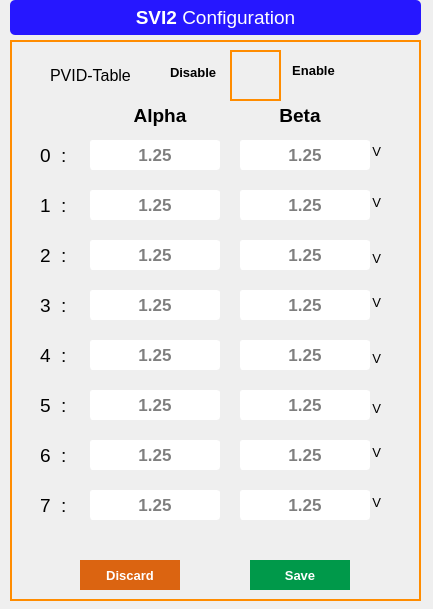
<?xml version="1.0" encoding="UTF-8"?>
<ui version="4.0">
 <class>SVI2_configuration_main_window</class>
 <widget class="QMainWindow" name="SVI2_configuration_main_window">
  <property name="geometry">
   <rect>
    <x>0</x>
    <y>0</y>
    <width>433</width>
    <height>609</height>
   </rect>
  </property>
  <property name="windowTitle">
   <string>Device Configuration</string>
  </property>
  <widget class="QWidget" name="centralwidget">
   <widget class="QLabel" name="label_main_SVI2_Configuration">
    <property name="geometry">
     <rect>
      <x>10</x>
      <y>0</y>
      <width>411</width>
      <height>35</height>
     </rect>
    </property>
    <property name="font">
     <font>
      <family>Arial</family>
      <pointsize>18</pointsize>
     </font>
    </property>
    <property name="styleSheet">
     <string notr="true">background-color: rgb(38, 23, 255);
color: rgb(255, 255, 255);
border-radius:5px;</string>
    </property>
    <property name="text">
     <string>&lt;html&gt;&lt;head/&gt;&lt;body&gt;&lt;p&gt;&lt;span style=&quot; font-size:14pt; font-weight:600;&quot;&gt;SVI2&lt;/span&gt;&lt;span style=&quot; font-size:14pt;&quot;&gt; Configuration&lt;/span&gt;&lt;/p&gt;&lt;/body&gt;&lt;/html&gt;</string>
    </property>
    <property name="alignment">
     <set>Qt::AlignCenter</set>
    </property>
   </widget>
   <widget class="QFrame" name="frame_phase_display">
    <property name="geometry">
     <rect>
      <x>10</x>
      <y>40</y>
      <width>411</width>
      <height>561</height>
     </rect>
    </property>
    <property name="font">
     <font>
      <weight>50</weight>
      <bold>false</bold>
     </font>
    </property>
    <property name="styleSheet">
     <string notr="true">
border: 2px solid darkorange;
border-radius:0px;
</string>
    </property>
    <property name="frameShape">
     <enum>QFrame::StyledPanel</enum>
    </property>
    <property name="frameShadow">
     <enum>QFrame::Raised</enum>
    </property>
    <widget class="QPushButton" name="pushButton_Discard">
     <property name="geometry">
      <rect>
       <x>70</x>
       <y>520</y>
       <width>100</width>
       <height>30</height>
      </rect>
     </property>
     <property name="font">
      <font>
       <pointsize>10</pointsize>
       <weight>75</weight>
       <bold>true</bold>
      </font>
     </property>
     <property name="focusPolicy">
      <enum>Qt::ClickFocus</enum>
     </property>
     <property name="styleSheet">
      <string notr="true">QPushButton{background-color: rgb(219, 100, 17);
color: rgb(255, 255, 255);
border:none;
}
QPushButton::hover{
border:2px solid red;
background-color: orange;
}
</string>
     </property>
     <property name="text">
      <string>Discard</string>
     </property>
    </widget>
    <widget class="QPushButton" name="pushButton_Save">
     <property name="geometry">
      <rect>
       <x>240</x>
       <y>520</y>
       <width>100</width>
       <height>30</height>
      </rect>
     </property>
     <property name="font">
      <font>
       <pointsize>10</pointsize>
       <weight>75</weight>
       <bold>true</bold>
      </font>
     </property>
     <property name="focusPolicy">
      <enum>Qt::ClickFocus</enum>
     </property>
     <property name="styleSheet">
      <string notr="true">QPushButton{background-color: rgb(0, 153, 74);
color: rgb(255, 255, 255);
border:none;
}
QPushButton::hover{
border:2px solid green;
background-color:lightgreen;
}
</string>
     </property>
     <property name="text">
      <string>Save</string>
     </property>
    </widget>
    <widget class="QLabel" name="label_RailA_19">
     <property name="geometry">
      <rect>
       <x>30</x>
       <y>150</y>
       <width>31</width>
       <height>30</height>
      </rect>
     </property>
     <property name="font">
      <font>
       <family>Arial</family>
       <pointsize>14</pointsize>
      </font>
     </property>
     <property name="styleSheet">
      <string notr="true">border: none;
color: rgb(0, 0, 0);</string>
     </property>
     <property name="frameShape">
      <enum>QFrame::NoFrame</enum>
     </property>
     <property name="text">
      <string>1  :</string>
     </property>
     <property name="alignment">
      <set>Qt::AlignLeading|Qt::AlignLeft|Qt::AlignVCenter</set>
     </property>
    </widget>
    <widget class="QLabel" name="label_RailA_23">
     <property name="geometry">
      <rect>
       <x>30</x>
       <y>350</y>
       <width>31</width>
       <height>30</height>
      </rect>
     </property>
     <property name="font">
      <font>
       <family>Arial</family>
       <pointsize>14</pointsize>
      </font>
     </property>
     <property name="styleSheet">
      <string notr="true">border: none;
color: rgb(0, 0, 0);</string>
     </property>
     <property name="frameShape">
      <enum>QFrame::NoFrame</enum>
     </property>
     <property name="text">
      <string>5  :</string>
     </property>
     <property name="alignment">
      <set>Qt::AlignLeading|Qt::AlignLeft|Qt::AlignVCenter</set>
     </property>
    </widget>
    <widget class="QLineEdit" name="lineEdit_PVID_A_2">
     <property name="geometry">
      <rect>
       <x>80</x>
       <y>200</y>
       <width>130</width>
       <height>30</height>
      </rect>
     </property>
     <property name="font">
      <font>
       <pointsize>13</pointsize>
       <weight>75</weight>
       <bold>true</bold>
      </font>
     </property>
     <property name="styleSheet">
      <string notr="true">QLineEdit{
	background-color: rgb(255, 255, 255);
	color: rgb(0, 0, 0);
border:1px solid white;
border-radius:3px;
}

QLineEdit::hover{
border:2px solid  rgb(173, 77, 12);
}

QLineEdit::focus{
border:2px solid red;
	background-color: rgb(255, 173, 101);
}</string>
     </property>
     <property name="alignment">
      <set>Qt::AlignCenter</set>
     </property>
     <property name="placeholderText">
      <string>1.25</string>
     </property>
    </widget>
    <widget class="QLineEdit" name="lineEdit_PVID_B_1">
     <property name="geometry">
      <rect>
       <x>230</x>
       <y>150</y>
       <width>130</width>
       <height>30</height>
      </rect>
     </property>
     <property name="font">
      <font>
       <pointsize>13</pointsize>
       <weight>75</weight>
       <bold>true</bold>
      </font>
     </property>
     <property name="styleSheet">
      <string notr="true">QLineEdit{
	background-color: rgb(255, 255, 255);
	color: rgb(0, 0, 0);
border:1px solid white;
border-radius:3px;
}

QLineEdit::hover{
border:2px solid  rgb(173, 77, 12);
}

QLineEdit::focus{
border:2px solid red;
	background-color: rgb(255, 173, 101);
}</string>
     </property>
     <property name="alignment">
      <set>Qt::AlignCenter</set>
     </property>
     <property name="placeholderText">
      <string>1.25</string>
     </property>
    </widget>
    <widget class="QLineEdit" name="lineEdit_PVID_B_4">
     <property name="geometry">
      <rect>
       <x>230</x>
       <y>300</y>
       <width>130</width>
       <height>30</height>
      </rect>
     </property>
     <property name="font">
      <font>
       <pointsize>13</pointsize>
       <weight>75</weight>
       <bold>true</bold>
      </font>
     </property>
     <property name="styleSheet">
      <string notr="true">QLineEdit{
	background-color: rgb(255, 255, 255);
	color: rgb(0, 0, 0);
border:1px solid white;
border-radius:3px;
}

QLineEdit::hover{
border:2px solid  rgb(173, 77, 12);
}

QLineEdit::focus{
border:2px solid red;
	background-color: rgb(255, 173, 101);
}</string>
     </property>
     <property name="alignment">
      <set>Qt::AlignCenter</set>
     </property>
     <property name="placeholderText">
      <string>1.25</string>
     </property>
    </widget>
    <widget class="QLabel" name="label_RailA_42">
     <property name="geometry">
      <rect>
       <x>351</x>
       <y>101</y>
       <width>20</width>
       <height>21</height>
      </rect>
     </property>
     <property name="font">
      <font>
       <family>Arial</family>
       <pointsize>10</pointsize>
      </font>
     </property>
     <property name="styleSheet">
      <string notr="true">border: none;
color: rgb(0, 0, 0);</string>
     </property>
     <property name="frameShape">
      <enum>QFrame::NoFrame</enum>
     </property>
     <property name="text">
      <string>V</string>
     </property>
     <property name="alignment">
      <set>Qt::AlignRight|Qt::AlignTrailing|Qt::AlignVCenter</set>
     </property>
    </widget>
    <widget class="QLineEdit" name="lineEdit_PVID_B_0">
     <property name="geometry">
      <rect>
       <x>230</x>
       <y>100</y>
       <width>130</width>
       <height>30</height>
      </rect>
     </property>
     <property name="font">
      <font>
       <pointsize>13</pointsize>
       <weight>75</weight>
       <bold>true</bold>
      </font>
     </property>
     <property name="styleSheet">
      <string notr="true">QLineEdit{
	background-color: rgb(255, 255, 255);
	color: rgb(0, 0, 0);
border:1px solid white;
border-radius:3px;
}

QLineEdit::hover{
border:2px solid  rgb(173, 77, 12);
}

QLineEdit::focus{
border:2px solid red;
	background-color: rgb(255, 173, 101);
}</string>
     </property>
     <property name="alignment">
      <set>Qt::AlignCenter</set>
     </property>
     <property name="placeholderText">
      <string>1.25</string>
     </property>
    </widget>
    <widget class="QLineEdit" name="lineEdit_PVID_A_3">
     <property name="geometry">
      <rect>
       <x>80</x>
       <y>250</y>
       <width>130</width>
       <height>30</height>
      </rect>
     </property>
     <property name="font">
      <font>
       <pointsize>13</pointsize>
       <weight>75</weight>
       <bold>true</bold>
      </font>
     </property>
     <property name="styleSheet">
      <string notr="true">QLineEdit{
	background-color: rgb(255, 255, 255);
	color: rgb(0, 0, 0);
border:1px solid white;
border-radius:3px;
}

QLineEdit::hover{
border:2px solid  rgb(173, 77, 12);
}

QLineEdit::focus{
border:2px solid red;
	background-color: rgb(255, 173, 101);
}</string>
     </property>
     <property name="alignment">
      <set>Qt::AlignCenter</set>
     </property>
     <property name="placeholderText">
      <string>1.25</string>
     </property>
    </widget>
    <widget class="QLineEdit" name="lineEdit_PVID_A_4">
     <property name="geometry">
      <rect>
       <x>80</x>
       <y>300</y>
       <width>130</width>
       <height>30</height>
      </rect>
     </property>
     <property name="font">
      <font>
       <pointsize>13</pointsize>
       <weight>75</weight>
       <bold>true</bold>
      </font>
     </property>
     <property name="styleSheet">
      <string notr="true">QLineEdit{
	background-color: rgb(255, 255, 255);
	color: rgb(0, 0, 0);
border:1px solid white;
border-radius:3px;
}

QLineEdit::hover{
border:2px solid  rgb(173, 77, 12);
}

QLineEdit::focus{
border:2px solid red;
	background-color: rgb(255, 173, 101);
}</string>
     </property>
     <property name="alignment">
      <set>Qt::AlignCenter</set>
     </property>
     <property name="placeholderText">
      <string>1.25</string>
     </property>
    </widget>
    <widget class="QLabel" name="label_RailA_24">
     <property name="geometry">
      <rect>
       <x>30</x>
       <y>400</y>
       <width>31</width>
       <height>30</height>
      </rect>
     </property>
     <property name="font">
      <font>
       <family>Arial</family>
       <pointsize>14</pointsize>
      </font>
     </property>
     <property name="styleSheet">
      <string notr="true">border: none;
color: rgb(0, 0, 0);</string>
     </property>
     <property name="frameShape">
      <enum>QFrame::NoFrame</enum>
     </property>
     <property name="text">
      <string>6  :</string>
     </property>
     <property name="alignment">
      <set>Qt::AlignLeading|Qt::AlignLeft|Qt::AlignVCenter</set>
     </property>
    </widget>
    <widget class="QLabel" name="label_RailA_18">
     <property name="geometry">
      <rect>
       <x>30</x>
       <y>100</y>
       <width>31</width>
       <height>30</height>
      </rect>
     </property>
     <property name="font">
      <font>
       <family>Arial</family>
       <pointsize>14</pointsize>
      </font>
     </property>
     <property name="styleSheet">
      <string notr="true">border: none;
color: rgb(0, 0, 0);</string>
     </property>
     <property name="frameShape">
      <enum>QFrame::NoFrame</enum>
     </property>
     <property name="text">
      <string>0  :</string>
     </property>
     <property name="alignment">
      <set>Qt::AlignLeading|Qt::AlignLeft|Qt::AlignVCenter</set>
     </property>
    </widget>
    <widget class="QLabel" name="label_display_RailA">
     <property name="geometry">
      <rect>
       <x>100</x>
       <y>60</y>
       <width>100</width>
       <height>30</height>
      </rect>
     </property>
     <property name="font">
      <font>
       <family>Arial</family>
       <pointsize>14</pointsize>
       <weight>75</weight>
       <bold>true</bold>
      </font>
     </property>
     <property name="styleSheet">
      <string notr="true">border: none;</string>
     </property>
     <property name="frameShape">
      <enum>QFrame::NoFrame</enum>
     </property>
     <property name="text">
      <string>Alpha</string>
     </property>
     <property name="alignment">
      <set>Qt::AlignCenter</set>
     </property>
    </widget>
    <widget class="QLineEdit" name="lineEdit_PVID_A_5">
     <property name="geometry">
      <rect>
       <x>80</x>
       <y>350</y>
       <width>130</width>
       <height>30</height>
      </rect>
     </property>
     <property name="font">
      <font>
       <pointsize>13</pointsize>
       <weight>75</weight>
       <bold>true</bold>
      </font>
     </property>
     <property name="styleSheet">
      <string notr="true">QLineEdit{
	background-color: rgb(255, 255, 255);
	color: rgb(0, 0, 0);
border:1px solid white;
border-radius:3px;
}

QLineEdit::hover{
border:2px solid  rgb(173, 77, 12);
}

QLineEdit::focus{
border:2px solid red;
	background-color: rgb(255, 173, 101);
}</string>
     </property>
     <property name="alignment">
      <set>Qt::AlignCenter</set>
     </property>
     <property name="placeholderText">
      <string>1.25</string>
     </property>
    </widget>
    <widget class="QLabel" name="label_RailA_44">
     <property name="geometry">
      <rect>
       <x>351</x>
       <y>208</y>
       <width>20</width>
       <height>21</height>
      </rect>
     </property>
     <property name="font">
      <font>
       <family>Arial</family>
       <pointsize>10</pointsize>
      </font>
     </property>
     <property name="styleSheet">
      <string notr="true">border: none;
color: rgb(0, 0, 0);</string>
     </property>
     <property name="frameShape">
      <enum>QFrame::NoFrame</enum>
     </property>
     <property name="text">
      <string>V</string>
     </property>
     <property name="alignment">
      <set>Qt::AlignRight|Qt::AlignTrailing|Qt::AlignVCenter</set>
     </property>
    </widget>
    <widget class="QLabel" name="label_RailA_47">
     <property name="geometry">
      <rect>
       <x>351</x>
       <y>358</y>
       <width>20</width>
       <height>21</height>
      </rect>
     </property>
     <property name="font">
      <font>
       <family>Arial</family>
       <pointsize>10</pointsize>
      </font>
     </property>
     <property name="styleSheet">
      <string notr="true">border: none;
color: rgb(0, 0, 0);</string>
     </property>
     <property name="frameShape">
      <enum>QFrame::NoFrame</enum>
     </property>
     <property name="text">
      <string>V</string>
     </property>
     <property name="alignment">
      <set>Qt::AlignRight|Qt::AlignTrailing|Qt::AlignVCenter</set>
     </property>
    </widget>
    <widget class="QLabel" name="label_RailA_43">
     <property name="geometry">
      <rect>
       <x>351</x>
       <y>152</y>
       <width>20</width>
       <height>21</height>
      </rect>
     </property>
     <property name="font">
      <font>
       <family>Arial</family>
       <pointsize>10</pointsize>
      </font>
     </property>
     <property name="styleSheet">
      <string notr="true">border: none;
color: rgb(0, 0, 0);</string>
     </property>
     <property name="frameShape">
      <enum>QFrame::NoFrame</enum>
     </property>
     <property name="text">
      <string>V</string>
     </property>
     <property name="alignment">
      <set>Qt::AlignRight|Qt::AlignTrailing|Qt::AlignVCenter</set>
     </property>
    </widget>
    <widget class="QLabel" name="label_RailA_46">
     <property name="geometry">
      <rect>
       <x>351</x>
       <y>308</y>
       <width>20</width>
       <height>21</height>
      </rect>
     </property>
     <property name="font">
      <font>
       <family>Arial</family>
       <pointsize>10</pointsize>
      </font>
     </property>
     <property name="styleSheet">
      <string notr="true">border: none;
color: rgb(0, 0, 0);</string>
     </property>
     <property name="frameShape">
      <enum>QFrame::NoFrame</enum>
     </property>
     <property name="text">
      <string>V</string>
     </property>
     <property name="alignment">
      <set>Qt::AlignRight|Qt::AlignTrailing|Qt::AlignVCenter</set>
     </property>
    </widget>
    <widget class="QLabel" name="label_EnableA">
     <property name="geometry">
      <rect>
       <x>280</x>
       <y>20</y>
       <width>47</width>
       <height>20</height>
      </rect>
     </property>
     <property name="font">
      <font>
       <family>Arial</family>
       <pointsize>10</pointsize>
       <weight>75</weight>
       <bold>true</bold>
      </font>
     </property>
     <property name="styleSheet">
      <string notr="true">border: none;
color: rgb(0, 0, 0);</string>
     </property>
     <property name="text">
      <string>Enable</string>
     </property>
     <property name="alignment">
      <set>Qt::AlignCenter</set>
     </property>
    </widget>
    <widget class="QLabel" name="label_RailA_21">
     <property name="geometry">
      <rect>
       <x>30</x>
       <y>250</y>
       <width>31</width>
       <height>30</height>
      </rect>
     </property>
     <property name="font">
      <font>
       <family>Arial</family>
       <pointsize>14</pointsize>
      </font>
     </property>
     <property name="styleSheet">
      <string notr="true">border: none;
color: rgb(0, 0, 0);</string>
     </property>
     <property name="frameShape">
      <enum>QFrame::NoFrame</enum>
     </property>
     <property name="text">
      <string>3  :</string>
     </property>
     <property name="alignment">
      <set>Qt::AlignLeading|Qt::AlignLeft|Qt::AlignVCenter</set>
     </property>
    </widget>
    <widget class="QLineEdit" name="lineEdit_PVID_B_2">
     <property name="geometry">
      <rect>
       <x>230</x>
       <y>200</y>
       <width>130</width>
       <height>30</height>
      </rect>
     </property>
     <property name="font">
      <font>
       <pointsize>13</pointsize>
       <weight>75</weight>
       <bold>true</bold>
      </font>
     </property>
     <property name="styleSheet">
      <string notr="true">QLineEdit{
	background-color: rgb(255, 255, 255);
	color: rgb(0, 0, 0);
border:1px solid white;
border-radius:3px;
}

QLineEdit::hover{
border:2px solid  rgb(173, 77, 12);
}

QLineEdit::focus{
border:2px solid red;
	background-color: rgb(255, 173, 101);
}</string>
     </property>
     <property name="alignment">
      <set>Qt::AlignCenter</set>
     </property>
     <property name="placeholderText">
      <string>1.25</string>
     </property>
    </widget>
    <widget class="QLabel" name="label_RailA_45">
     <property name="geometry">
      <rect>
       <x>351</x>
       <y>252</y>
       <width>20</width>
       <height>21</height>
      </rect>
     </property>
     <property name="font">
      <font>
       <family>Arial</family>
       <pointsize>10</pointsize>
      </font>
     </property>
     <property name="styleSheet">
      <string notr="true">border: none;
color: rgb(0, 0, 0);</string>
     </property>
     <property name="frameShape">
      <enum>QFrame::NoFrame</enum>
     </property>
     <property name="text">
      <string>V</string>
     </property>
     <property name="alignment">
      <set>Qt::AlignRight|Qt::AlignTrailing|Qt::AlignVCenter</set>
     </property>
    </widget>
    <widget class="QLineEdit" name="lineEdit_PVID_A_7">
     <property name="geometry">
      <rect>
       <x>80</x>
       <y>450</y>
       <width>130</width>
       <height>30</height>
      </rect>
     </property>
     <property name="font">
      <font>
       <pointsize>13</pointsize>
       <weight>75</weight>
       <bold>true</bold>
      </font>
     </property>
     <property name="styleSheet">
      <string notr="true">QLineEdit{
	background-color: rgb(255, 255, 255);
	color: rgb(0, 0, 0);
border:1px solid white;
border-radius:3px;
}

QLineEdit::hover{
border:2px solid  rgb(173, 77, 12);
}

QLineEdit::focus{
border:2px solid red;
	background-color: rgb(255, 173, 101);
}</string>
     </property>
     <property name="alignment">
      <set>Qt::AlignCenter</set>
     </property>
     <property name="placeholderText">
      <string>1.25</string>
     </property>
    </widget>
    <widget class="QLineEdit" name="lineEdit_PVID_B_7">
     <property name="geometry">
      <rect>
       <x>230</x>
       <y>450</y>
       <width>130</width>
       <height>30</height>
      </rect>
     </property>
     <property name="font">
      <font>
       <pointsize>13</pointsize>
       <weight>75</weight>
       <bold>true</bold>
      </font>
     </property>
     <property name="styleSheet">
      <string notr="true">QLineEdit{
	background-color: rgb(255, 255, 255);
	color: rgb(0, 0, 0);
border:1px solid white;
border-radius:3px;
}

QLineEdit::hover{
border:2px solid  rgb(173, 77, 12);
}

QLineEdit::focus{
border:2px solid red;
	background-color: rgb(255, 173, 101);
}</string>
     </property>
     <property name="alignment">
      <set>Qt::AlignCenter</set>
     </property>
     <property name="placeholderText">
      <string>1.25</string>
     </property>
    </widget>
    <widget class="QLabel" name="label_RailA_49">
     <property name="geometry">
      <rect>
       <x>351</x>
       <y>452</y>
       <width>20</width>
       <height>21</height>
      </rect>
     </property>
     <property name="font">
      <font>
       <family>Arial</family>
       <pointsize>10</pointsize>
      </font>
     </property>
     <property name="styleSheet">
      <string notr="true">border: none;
color: rgb(0, 0, 0);</string>
     </property>
     <property name="frameShape">
      <enum>QFrame::NoFrame</enum>
     </property>
     <property name="text">
      <string>V</string>
     </property>
     <property name="alignment">
      <set>Qt::AlignRight|Qt::AlignTrailing|Qt::AlignVCenter</set>
     </property>
    </widget>
    <widget class="QLabel" name="label_RailA_20">
     <property name="geometry">
      <rect>
       <x>30</x>
       <y>200</y>
       <width>31</width>
       <height>30</height>
      </rect>
     </property>
     <property name="font">
      <font>
       <family>Arial</family>
       <pointsize>14</pointsize>
      </font>
     </property>
     <property name="styleSheet">
      <string notr="true">border: none;
color: rgb(0, 0, 0);</string>
     </property>
     <property name="frameShape">
      <enum>QFrame::NoFrame</enum>
     </property>
     <property name="text">
      <string>2  :</string>
     </property>
     <property name="alignment">
      <set>Qt::AlignLeading|Qt::AlignLeft|Qt::AlignVCenter</set>
     </property>
    </widget>
    <widget class="QLineEdit" name="lineEdit_PVID_A_6">
     <property name="geometry">
      <rect>
       <x>80</x>
       <y>400</y>
       <width>130</width>
       <height>30</height>
      </rect>
     </property>
     <property name="font">
      <font>
       <pointsize>13</pointsize>
       <weight>75</weight>
       <bold>true</bold>
      </font>
     </property>
     <property name="styleSheet">
      <string notr="true">QLineEdit{
	background-color: rgb(255, 255, 255);
	color: rgb(0, 0, 0);
border:1px solid white;
border-radius:3px;
}

QLineEdit::hover{
border:2px solid  rgb(173, 77, 12);
}

QLineEdit::focus{
border:2px solid red;
	background-color: rgb(255, 173, 101);
}</string>
     </property>
     <property name="alignment">
      <set>Qt::AlignCenter</set>
     </property>
     <property name="placeholderText">
      <string>1.25</string>
     </property>
    </widget>
    <widget class="QLineEdit" name="lineEdit_PVID_B_6">
     <property name="geometry">
      <rect>
       <x>230</x>
       <y>400</y>
       <width>130</width>
       <height>30</height>
      </rect>
     </property>
     <property name="font">
      <font>
       <pointsize>13</pointsize>
       <weight>75</weight>
       <bold>true</bold>
      </font>
     </property>
     <property name="styleSheet">
      <string notr="true">QLineEdit{
	background-color: rgb(255, 255, 255);
	color: rgb(0, 0, 0);
border:1px solid white;
border-radius:3px;
}

QLineEdit::hover{
border:2px solid  rgb(173, 77, 12);
}

QLineEdit::focus{
border:2px solid red;
	background-color: rgb(255, 173, 101);
}</string>
     </property>
     <property name="alignment">
      <set>Qt::AlignCenter</set>
     </property>
     <property name="placeholderText">
      <string>1.25</string>
     </property>
    </widget>
    <widget class="QLineEdit" name="lineEdit_PVID_B_5">
     <property name="geometry">
      <rect>
       <x>230</x>
       <y>350</y>
       <width>130</width>
       <height>30</height>
      </rect>
     </property>
     <property name="font">
      <font>
       <pointsize>13</pointsize>
       <weight>75</weight>
       <bold>true</bold>
      </font>
     </property>
     <property name="styleSheet">
      <string notr="true">QLineEdit{
	background-color: rgb(255, 255, 255);
	color: rgb(0, 0, 0);
border:1px solid white;
border-radius:3px;
}

QLineEdit::hover{
border:2px solid  rgb(173, 77, 12);
}

QLineEdit::focus{
border:2px solid red;
	background-color: rgb(255, 173, 101);
}</string>
     </property>
     <property name="alignment">
      <set>Qt::AlignCenter</set>
     </property>
     <property name="placeholderText">
      <string>1.25</string>
     </property>
    </widget>
    <widget class="QLineEdit" name="lineEdit_PVID_A_1">
     <property name="geometry">
      <rect>
       <x>80</x>
       <y>150</y>
       <width>130</width>
       <height>30</height>
      </rect>
     </property>
     <property name="font">
      <font>
       <pointsize>13</pointsize>
       <weight>75</weight>
       <bold>true</bold>
      </font>
     </property>
     <property name="styleSheet">
      <string notr="true">QLineEdit{
	background-color: rgb(255, 255, 255);
	color: rgb(0, 0, 0);
border:1px solid white;
border-radius:3px;
}

QLineEdit::hover{
border:2px solid  rgb(173, 77, 12);
}

QLineEdit::focus{
border:2px solid red;
	background-color: rgb(255, 173, 101);
}</string>
     </property>
     <property name="alignment">
      <set>Qt::AlignCenter</set>
     </property>
     <property name="placeholderText">
      <string>1.25</string>
     </property>
    </widget>
    <widget class="QLabel" name="label_RailA_27">
     <property name="geometry">
      <rect>
       <x>30</x>
       <y>450</y>
       <width>31</width>
       <height>30</height>
      </rect>
     </property>
     <property name="font">
      <font>
       <family>Arial</family>
       <pointsize>14</pointsize>
      </font>
     </property>
     <property name="styleSheet">
      <string notr="true">border: none;
color: rgb(0, 0, 0);</string>
     </property>
     <property name="frameShape">
      <enum>QFrame::NoFrame</enum>
     </property>
     <property name="text">
      <string>7  :</string>
     </property>
     <property name="alignment">
      <set>Qt::AlignLeading|Qt::AlignLeft|Qt::AlignVCenter</set>
     </property>
    </widget>
    <widget class="QLabel" name="label_DisableA">
     <property name="geometry">
      <rect>
       <x>160</x>
       <y>22</y>
       <width>47</width>
       <height>20</height>
      </rect>
     </property>
     <property name="font">
      <font>
       <family>Arial</family>
       <pointsize>10</pointsize>
       <weight>75</weight>
       <bold>true</bold>
      </font>
     </property>
     <property name="styleSheet">
      <string notr="true">border: none;
color: rgb(0, 0, 0);</string>
     </property>
     <property name="text">
      <string>Disable</string>
     </property>
    </widget>
    <widget class="QLabel" name="label_RailA_48">
     <property name="geometry">
      <rect>
       <x>351</x>
       <y>402</y>
       <width>20</width>
       <height>21</height>
      </rect>
     </property>
     <property name="font">
      <font>
       <family>Arial</family>
       <pointsize>10</pointsize>
      </font>
     </property>
     <property name="styleSheet">
      <string notr="true">border: none;
color: rgb(0, 0, 0);</string>
     </property>
     <property name="frameShape">
      <enum>QFrame::NoFrame</enum>
     </property>
     <property name="text">
      <string>V</string>
     </property>
     <property name="alignment">
      <set>Qt::AlignRight|Qt::AlignTrailing|Qt::AlignVCenter</set>
     </property>
    </widget>
    <widget class="QLabel" name="label_display_RailB">
     <property name="geometry">
      <rect>
       <x>240</x>
       <y>60</y>
       <width>100</width>
       <height>30</height>
      </rect>
     </property>
     <property name="font">
      <font>
       <family>Arial</family>
       <pointsize>14</pointsize>
       <weight>75</weight>
       <bold>true</bold>
      </font>
     </property>
     <property name="styleSheet">
      <string notr="true">border: none;</string>
     </property>
     <property name="frameShape">
      <enum>QFrame::NoFrame</enum>
     </property>
     <property name="text">
      <string>Beta</string>
     </property>
     <property name="alignment">
      <set>Qt::AlignCenter</set>
     </property>
    </widget>
    <widget class="QPushButton" name="pushButton_Enable_APD_railA">
     <property name="geometry">
      <rect>
       <x>220</x>
       <y>10</y>
       <width>51</width>
       <height>51</height>
      </rect>
     </property>
     <property name="mouseTracking">
      <bool>true</bool>
     </property>
     <property name="tabletTracking">
      <bool>true</bool>
     </property>
     <property name="styleSheet">
      <string notr="true">QPushButton{
border-image: url(:/C:/Users/MukeshChaudhary/PycharmProjects/pythonProject/GUI_IMAGE/but0.png);
}


QPushButton::hover {
border-image: url(:/C:/Users/MukeshChaudhary/PycharmProjects/pythonProject/GUI_IMAGE/but0_hover.png);
	}
</string>
     </property>
     <property name="text">
      <string/>
     </property>
     <property name="checkable">
      <bool>true</bool>
     </property>
     <property name="default">
      <bool>true</bool>
     </property>
    </widget>
    <widget class="QLineEdit" name="lineEdit_PVID_B_3">
     <property name="geometry">
      <rect>
       <x>230</x>
       <y>250</y>
       <width>130</width>
       <height>30</height>
      </rect>
     </property>
     <property name="font">
      <font>
       <pointsize>13</pointsize>
       <weight>75</weight>
       <bold>true</bold>
      </font>
     </property>
     <property name="styleSheet">
      <string notr="true">QLineEdit{
	background-color: rgb(255, 255, 255);
	color: rgb(0, 0, 0);
border:1px solid white;
border-radius:3px;
}

QLineEdit::hover{
border:2px solid  rgb(173, 77, 12);
}

QLineEdit::focus{
border:2px solid red;
	background-color: rgb(255, 173, 101);
}</string>
     </property>
     <property name="alignment">
      <set>Qt::AlignCenter</set>
     </property>
     <property name="placeholderText">
      <string>1.25</string>
     </property>
    </widget>
    <widget class="QLabel" name="label_RailA_22">
     <property name="geometry">
      <rect>
       <x>30</x>
       <y>300</y>
       <width>31</width>
       <height>30</height>
      </rect>
     </property>
     <property name="font">
      <font>
       <family>Arial</family>
       <pointsize>14</pointsize>
      </font>
     </property>
     <property name="styleSheet">
      <string notr="true">border: none;
color: rgb(0, 0, 0);</string>
     </property>
     <property name="frameShape">
      <enum>QFrame::NoFrame</enum>
     </property>
     <property name="text">
      <string>4  :</string>
     </property>
     <property name="alignment">
      <set>Qt::AlignLeading|Qt::AlignLeft|Qt::AlignVCenter</set>
     </property>
    </widget>
    <widget class="QLabel" name="label_RailA_17">
     <property name="geometry">
      <rect>
       <x>40</x>
       <y>20</y>
       <width>111</width>
       <height>30</height>
      </rect>
     </property>
     <property name="font">
      <font>
       <family>Arial</family>
       <pointsize>12</pointsize>
      </font>
     </property>
     <property name="styleSheet">
      <string notr="true">border: none;
color: rgb(0, 0, 0);</string>
     </property>
     <property name="frameShape">
      <enum>QFrame::NoFrame</enum>
     </property>
     <property name="text">
      <string>PVID-Table</string>
     </property>
     <property name="alignment">
      <set>Qt::AlignLeading|Qt::AlignLeft|Qt::AlignVCenter</set>
     </property>
    </widget>
    <widget class="QLineEdit" name="lineEdit_PVID_A_0">
     <property name="geometry">
      <rect>
       <x>80</x>
       <y>100</y>
       <width>130</width>
       <height>30</height>
      </rect>
     </property>
     <property name="font">
      <font>
       <pointsize>13</pointsize>
       <weight>75</weight>
       <bold>true</bold>
      </font>
     </property>
     <property name="styleSheet">
      <string notr="true">QLineEdit{
	background-color: rgb(255, 255, 255);
	color: rgb(0, 0, 0);
border:1px solid white;
border-radius:3px;
}

QLineEdit::hover{
border:2px solid  rgb(173, 77, 12);
}

QLineEdit::focus{
border:2px solid red;
	background-color: rgb(255, 173, 101);
}</string>
     </property>
     <property name="alignment">
      <set>Qt::AlignCenter</set>
     </property>
     <property name="placeholderText">
      <string>1.25</string>
     </property>
    </widget>
   </widget>
  </widget>
 </widget>
 <resources>
  <include location="start_up_image.qrc"/>
 </resources>
 <connections/>
</ui>
